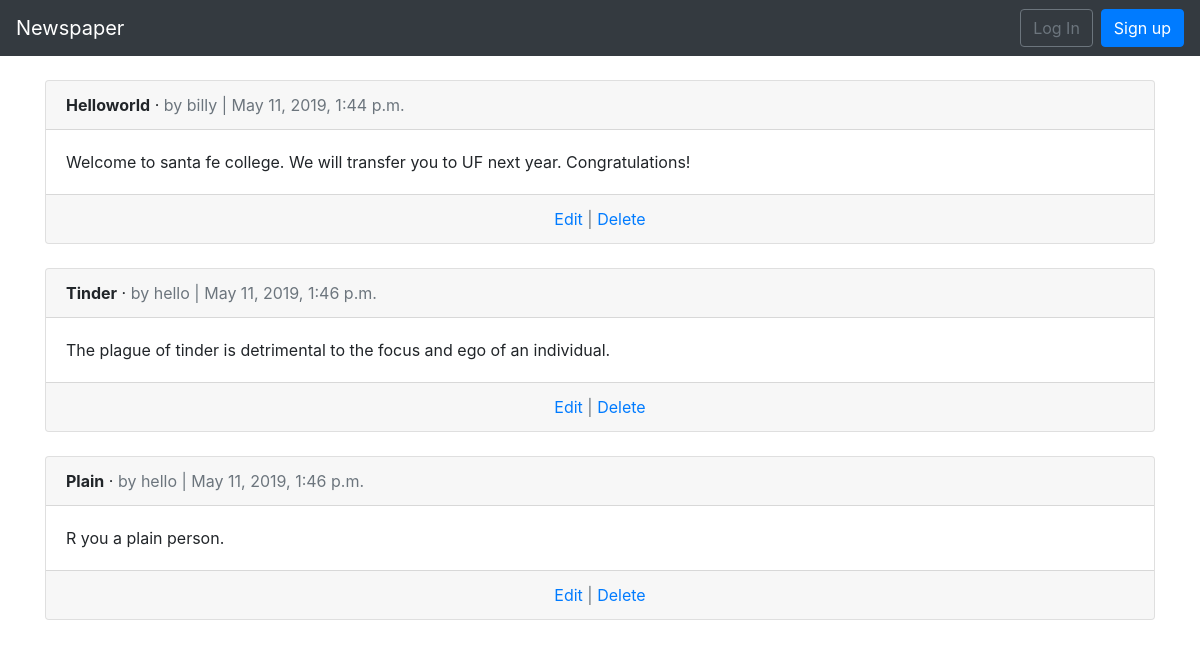
The app's page /articles/ with its own data.
### articles/models.py (models this page shows, shortened)
class Article(models.Model):
    title = models.CharField(max_length=255)
    body = models.TextField()
    date = models.DateTimeField(auto_now_add=True)
    author = models.ForeignKey(
        get_user_model(),
        on_delete=models.CASCADE,
    )

### users/models.py (models this page shows)
class CustomUser(AbstractUser):
    age = models.PositiveIntegerField(null=True, blank=True)

### articles/views.py (the view)
# urls.py: path('', ArticleListView.as_view(), name='article_list'),
class ArticleListView(ListView):
    model = Article
    template_name = 'article_list.html'

### templates/articles/article_list.html (shortened to what this page needs)
{% extends 'base.html' %}
{% block content %}
  {% for article in object_list %}
    <div class="card">
      <div class="card-header">
        <span class="font-weight-bold">{{ article.title }}</span> &middot;
        <span class="text-muted">by {{ article.author }} | {{ article.date }}</span>
      </div>
      <div class="card-body">
        {{ article.body }}
      </div>
      <div class="card-footer text-center text-muted">
        <a href="{% url 'article_edit' article.pk %}">Edit</a> |
        <a href="{% url 'article_delete' article.pk %}">Delete</a>
      </div>
    </div>
    <br />
  {% endfor %}
{% endblock content %}

### templates/base.html (shortened to what this page needs)
<!doctype html>
<html lang="en">
  <head>
    <link rel="stylesheet" href="https://stackpath.bootstrapcdn.com/bootstrap/4.1.3/css/bootstrap.min.css">
  </head>
  <body>
    <nav class="navbar navbar-expand-md navbar-dark bg-dark mb-4">
      <a class="navbar-brand" href="{% url 'home' %}">Newspaper</a>
      <div class="collapse navbar-collapse" id="navbarCollapse">
        {% if user.is_authenticated %}
          <ul class="navbar-nav ml-auto">
            <li class="nav-item">
              <a class="nav-link dropdown-toggle" href="#" id="userMenu"\
              data-toggle="dropdown" aria-haspopup="true" aria-expanded\
              ="false">
                {{ user.username }}
              </a>
              <div class="dropdown-menu dropdown-menu-right"\
              aria-labelledby="userMenu">
                <a class="dropdown-item" href="{% url 'password_change'\
                %}">Change password</a>
                <div class="dropdown-divider"></div>
                <a class="dropdown-item" href="{% url 'logout' %}">
                Log Out</a>
              </div>
            </li>
          </ul>
        {% else %}
          <form class="form-inline ml-auto">
            <a href="{% url 'login' %}" class="btn btn-outline-secondary">
            Log In</a>
            <a href="{% url 'signup' %}" class="btn btn-primary ml-2">
            Sign up</a>
          </form>
        {% endif %}
      </div>
    </nav>
    <div class="container">
      {% block content %}
      {% endblock content %}
    </div>
  </body>
</html>

### records on screen
Article: title "Helloworld", author "billy", date "May 11, 2019, 1:44 p.m.", body "Welcome to santa fe college. We will transfer you to UF next year. Congratulations!"
Article: title "Tinder", author "hello", date "May 11, 2019, 1:46 p.m.", body "The plague of tinder is detrimental to the focus and ego of an individual."
Article: title "Plain", author "hello", date "May 11, 2019, 1:46 p.m.", body "R you a plain person."
